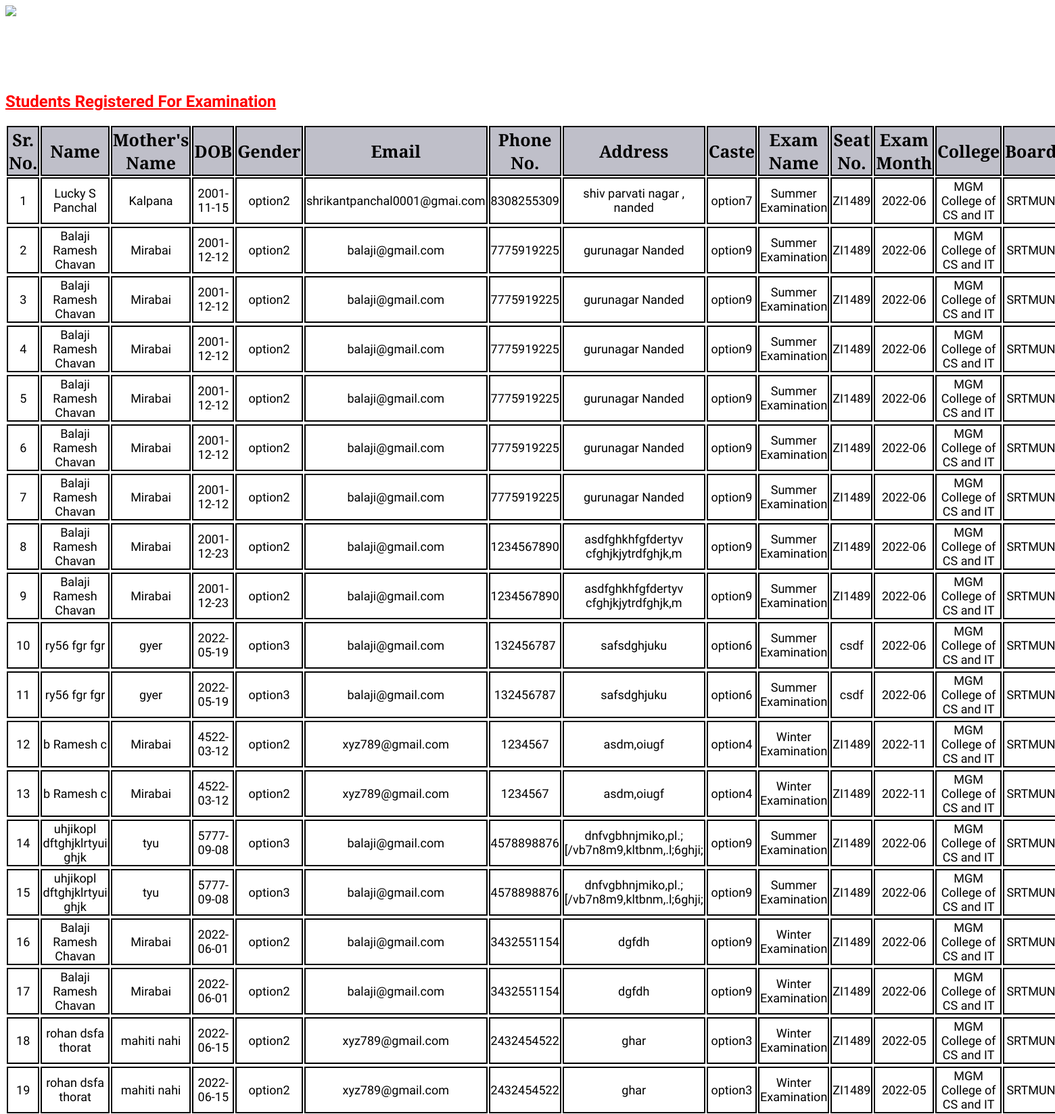
Screenshot of /manage_users_fst.php (upper part) with the database file from the repository.
### tables this page shows
CREATE TABLE `examform` (
  `exam_year` varchar(10) NOT NULL,
  `fname` varchar(20) DEFAULT NULL,
  `mname` varchar(20) DEFAULT NULL,
  `lname` varchar(20) DEFAULT NULL,
  `mother_name` varchar(20) DEFAULT NULL,
  `dob` varchar(30) DEFAULT NULL,
  `gender` varchar(10) DEFAULT NULL,
  `email` varchar(50) DEFAULT NULL,
  `phone_num` varchar(15) DEFAULT NULL,
  `adrress` varchar(200) DEFAULT NULL,
  `caste` varchar(10) DEFAULT NULL,
  `exam_name` varchar(30) DEFAULT NULL,
  `seat_num` varchar(10) DEFAULT NULL,
  `month_year` varchar(20) DEFAULT NULL,
  `college` varchar(40) DEFAULT NULL,
  `board` varchar(10) DEFAULT NULL,
  `result` varchar(5) DEFAULT NULL,
  `course` varchar(5) DEFAULT NULL,
  `sel_year` varchar(20) DEFAULT NULL,
  `sem` varchar(5) DEFAULT NULL,
  `sub` varchar(2000) NOT NULL
);

### manage_users_fst.php (the view, shortened to what this page needs)
<?php
    $con=mysqli_connect("localhost","root","","crs");
    $rst=mysqli_query($con,"select * from examform");
    if(mysqli_num_rows($rst)>0)
    {
?>
<!DOCTYPE html>
<html lang="en">
<head>
    <link rel="stylesheet" href="https://use.fontawesome.com/releases/v5.3.1/css/all.css">
</head>
<body>
    <img id="head" width="500px" style = "font-family:'PT Serif';" left:10 align='left' src = "../css/images/college.jpg">
    <br /><br /><br /><br /><br /><br />
    <h2 style="color:#ff0000;font-family:'Acme';" class = "page-header"><u>Students Registered For Examination</u></h2>
    <div class = "col-lg-12 mcon text-center">
        <table id="mytab1" width = "100%" class="mtab table table-bordered table-hover table-responsive" style="margin-top:0;">
    	    <tr style = "background-color:rgba(128,128,147,0.5);color:black;font-size:25px;font-family: 'PT serif';" class="table-info">
                <th style='border:2px solid black'>Sr. No.</th>
                <th style='border:2px solid black'>Name</th>
		        <th style='border:2px solid black'>Mother's Name</th>
		        <th style='border:2px solid black'>DOB</th>
		        <th style='border:2px solid black'>Gender</th>
		        <th style='border:2px solid black'>Email</th>
		        <th style='border:2px solid black'>Phone No. </th>
		        <th style='border:2px solid black'>Address</th>
                <th style='border:2px solid black'>Caste</th>
		        <th style='border:2px solid black'>Exam Name</th>
		        <th style='border:2px solid black'>Seat No. </th>
		        <th style='border:2px solid black'>Exam Month</th>
                <th style='border:2px solid black'>College</th>
		        <th style='border:2px solid black'>Board</th>
		    </tr>
            <?php
                $i=1;
                while($row = mysqli_fetch_array($rst))
                    {
                        echo "<tr style='color:black;border-bottom:2px solid black;font-size:18px;border-right:2px solid black;border-top:2px solid black;border-left:2px solid black;'>";
                        echo "<td style='border:2px solid black'>".$i."</td>";
                        echo "<td style='border:2px solid black'>".$row['fname'].' '.$row['mname'].' '.$row['lname']."</td>";
                        echo"<td style='border:2px solid black'>".$row['mother_name']."</td>";
                        echo"<td style='border:2px solid black'>".$row['dob']."</td>";
                        echo"<td style='border:2px solid black'>".$row['gender']."</td>";
                        echo"<td style='border:2px solid black'>".$row['email']."</td>";
                        echo"<td style='border:2px solid black'>".$row['phone_num']."</td>";
                        echo"<td style='border:2px solid black'>".$row['adrress']."</td>";
                        echo"<td style='border:2px solid black'>".$row['caste']."</td>";
                        echo"<td style='border:2px solid black'>".$row['exam_name']."</td>";
                        echo"<td style='border:2px solid black'>".$row['seat_num']."</td>";
                        echo"<td style='border:2px solid black'>".$row['month_year']."</td>";
                        echo"<td style='border:2px solid black'>".$row['college']."</td>";
                        echo"<td style='border:2px solid black'>".$row['board']."</td>";
            ?>
            <?php
                $i++;
                }
            ?>
        </table>
        <?php
                }
                else{
                    echo "<h2 style='color:red;color:#ff0000;font-family:Acme;position:relative;top:35px;left:30%;''>No Students have Registered For Examination.</h2>";
                }
            ?>
    </div>
</body>
</html>

### manage_users_fst.php (style rules this page uses)
.mcon { font-family:'Acme'; }
.mtab { font-family:'Acme'; }
table th { text-align: center; }
table td { text-align: center; }

### rows the page displays
examform: fname "Lucky", mname "S", lname "Panchal", mother_name "Kalpana", dob "2001-11-15", gender "option2", email "shrikantpanchal0001@gmai.com", phone_num "8308255309", adrress "shiv parvati nagar , nanded", caste "option7", exam_name "Summer Examination", seat_num "ZI1489", month_year "2022-06", college "MGM College of CS and IT", board "SRTMUN"
examform: fname "Balaji", mname "Ramesh", lname "Chavan", mother_name "Mirabai", dob "2001-12-12", gender "option2", email "balaji@gmail.com", phone_num "7775919225", adrress "gurunagar Nanded", caste "option9", exam_name "Summer Examination", seat_num "ZI1489", month_year "2022-06", college "MGM College of CS and IT", board "SRTMUN"
examform: fname "Balaji", mname "Ramesh", lname "Chavan", mother_name "Mirabai", dob "2001-12-12", gender "option2", email "balaji@gmail.com", phone_num "7775919225", adrress "gurunagar Nanded", caste "option9", exam_name "Summer Examination", seat_num "ZI1489", month_year "2022-06", college "MGM College of CS and IT", board "SRTMUN"
examform: fname "Balaji", mname "Ramesh", lname "Chavan", mother_name "Mirabai", dob "2001-12-12", gender "option2", email "balaji@gmail.com", phone_num "7775919225", adrress "gurunagar Nanded", caste "option9", exam_name "Summer Examination", seat_num "ZI1489", month_year "2022-06", college "MGM College of CS and IT", board "SRTMUN"
examform: fname "Balaji", mname "Ramesh", lname "Chavan", mother_name "Mirabai", dob "2001-12-12", gender "option2", email "balaji@gmail.com", phone_num "7775919225", adrress "gurunagar Nanded", caste "option9", exam_name "Summer Examination", seat_num "ZI1489", month_year "2022-06", college "MGM College of CS and IT", board "SRTMUN"
examform: fname "Balaji", mname "Ramesh", lname "Chavan", mother_name "Mirabai", dob "2001-12-12", gender "option2", email "balaji@gmail.com", phone_num "7775919225", adrress "gurunagar Nanded", caste "option9", exam_name "Summer Examination", seat_num "ZI1489", month_year "2022-06", college "MGM College of CS and IT", board "SRTMUN"
examform: fname "Balaji", mname "Ramesh", lname "Chavan", mother_name "Mirabai", dob "2001-12-12", gender "option2", email "balaji@gmail.com", phone_num "7775919225", adrress "gurunagar Nanded", caste "option9", exam_name "Summer Examination", seat_num "ZI1489", month_year "2022-06", college "MGM College of CS and IT", board "SRTMUN"
examform: fname "Balaji", mname "Ramesh", lname "Chavan", mother_name "Mirabai", dob "2001-12-23", gender "option2", email "balaji@gmail.com", phone_num "1234567890", adrress "asdfghkhfgfdertyv cfghjkjytrdfghjk,m", caste "option9", exam_name "Summer Examination", seat_num "ZI1489", month_year "2022-06", college "MGM College of CS and IT", board "SRTMUN"
examform: fname "Balaji", mname "Ramesh", lname "Chavan", mother_name "Mirabai", dob "2001-12-23", gender "option2", email "balaji@gmail.com", phone_num "1234567890", adrress "asdfghkhfgfdertyv cfghjkjytrdfghjk,m", caste "option9", exam_name "Summer Examination", seat_num "ZI1489", month_year "2022-06", college "MGM College of CS and IT", board "SRTMUN"
examform: fname "ry56", mname "fgr", lname "fgr", mother_name "gyer", dob "2022-05-19", gender "option3", email "balaji@gmail.com", phone_num "132456787", adrress "safsdghjuku", caste "option6", exam_name "Summer Examination", seat_num "csdf", month_year "2022-06", college "MGM College of CS and IT", board "SRTMUN"
examform: fname "ry56", mname "fgr", lname "fgr", mother_name "gyer", dob "2022-05-19", gender "option3", email "balaji@gmail.com", phone_num "132456787", adrress "safsdghjuku", caste "option6", exam_name "Summer Examination", seat_num "csdf", month_year "2022-06", college "MGM College of CS and IT", board "SRTMUN"
examform: fname "b", mname "Ramesh", lname "c", mother_name "Mirabai", dob "4522-03-12", gender "option2", email "xyz789@gmail.com", phone_num "1234567", adrress "asdm,oiugf", caste "option4", exam_name "Winter Examination", seat_num "ZI1489", month_year "2022-11", college "MGM College of CS and IT", board "SRTMUN"
examform: fname "b", mname "Ramesh", lname "c", mother_name "Mirabai", dob "4522-03-12", gender "option2", email "xyz789@gmail.com", phone_num "1234567", adrress "asdm,oiugf", caste "option4", exam_name "Winter Examination", seat_num "ZI1489", month_year "2022-11", college "MGM College of CS and IT", board "SRTMUN"
examform: fname "uhjikopl", mname "dftghjklrtyui", lname "ghjk", mother_name "tyu", dob "5777-09-08", gender "option3", email "balaji@gmail.com", phone_num "4578898876", adrress "dnfvgbhnjmiko,pl.;[/vb7n8m9,kltbnm,.l;6ghji;", caste "option9", exam_name "Summer Examination", seat_num "ZI1489", month_year "2022-06", college "MGM College of CS and IT", board "SRTMUN"
examform: fname "uhjikopl", mname "dftghjklrtyui", lname "ghjk", mother_name "tyu", dob "5777-09-08", gender "option3", email "balaji@gmail.com", phone_num "4578898876", adrress "dnfvgbhnjmiko,pl.;[/vb7n8m9,kltbnm,.l;6ghji;", caste "option9", exam_name "Summer Examination", seat_num "ZI1489", month_year "2022-06", college "MGM College of CS and IT", board "SRTMUN"
examform: fname "Balaji", mname "Ramesh", lname "Chavan", mother_name "Mirabai", dob "2022-06-01", gender "option2", email "balaji@gmail.com", phone_num "3432551154", adrress "dgfdh", caste "option9", exam_name "Winter Examination", seat_num "ZI1489", month_year "2022-06", college "MGM College of CS and IT", board "SRTMUN"
examform: fname "Balaji", mname "Ramesh", lname "Chavan", mother_name "Mirabai", dob "2022-06-01", gender "option2", email "balaji@gmail.com", phone_num "3432551154", adrress "dgfdh", caste "option9", exam_name "Winter Examination", seat_num "ZI1489", month_year "2022-06", college "MGM College of CS and IT", board "SRTMUN"
examform: fname "rohan", mname "dsfa", lname "thorat", mother_name "mahiti nahi", dob "2022-06-15", gender "option2", email "xyz789@gmail.com", phone_num "2432454522", adrress "ghar", caste "option3", exam_name "Winter Examination", seat_num "ZI1489", month_year "2022-05", college "MGM College of CS and IT", board "SRTMUN"
examform: fname "rohan", mname "dsfa", lname "thorat", mother_name "mahiti nahi", dob "2022-06-15", gender "option2", email "xyz789@gmail.com", phone_num "2432454522", adrress "ghar", caste "option3", exam_name "Winter Examination", seat_num "ZI1489", month_year "2022-05", college "MGM College of CS and IT", board "SRTMUN"
